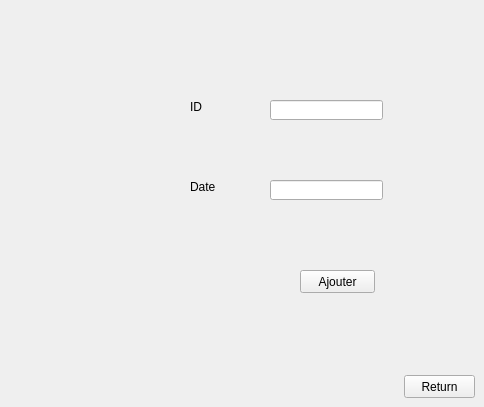
   <widget class="QWidget" name="page_17">
    <widget class="QLabel" name="label_54">
     <property name="geometry">
      <rect>
       <x>190</x>
       <y>100</y>
       <width>47</width>
       <height>13</height>
      </rect>
     </property>
     <property name="text">
      <string>ID</string>
     </property>
    </widget>
    <widget class="QLineEdit" name="e_id_5">
     <property name="geometry">
      <rect>
       <x>270</x>
       <y>100</y>
       <width>113</width>
       <height>20</height>
      </rect>
     </property>
    </widget>
    <widget class="QPushButton" name="pushButton_18">
     <property name="geometry">
      <rect>
       <x>300</x>
       <y>270</y>
       <width>75</width>
       <height>23</height>
      </rect>
     </property>
     <property name="styleSheet">
      <string notr="true"/>
     </property>
     <property name="text">
      <string>Ajouter</string>
     </property>
    </widget>
    <widget class="QLabel" name="label_53">
     <property name="geometry">
      <rect>
       <x>190</x>
       <y>180</y>
       <width>47</width>
       <height>13</height>
      </rect>
     </property>
     <property name="text">
      <string>Date</string>
     </property>
    </widget>
    <widget class="QLineEdit" name="e_date_2">
     <property name="geometry">
      <rect>
       <x>270</x>
       <y>180</y>
       <width>113</width>
       <height>20</height>
      </rect>
     </property>
    </widget>
    <widget class="QPushButton" name="pushButton_65">
     <property name="geometry">
      <rect>
       <x>404</x>
       <y>375</y>
       <width>71</width>
       <height>23</height>
      </rect>
     </property>
     <property name="text">
      <string>Return</string>
     </property>
    </widget>
   </widget>
